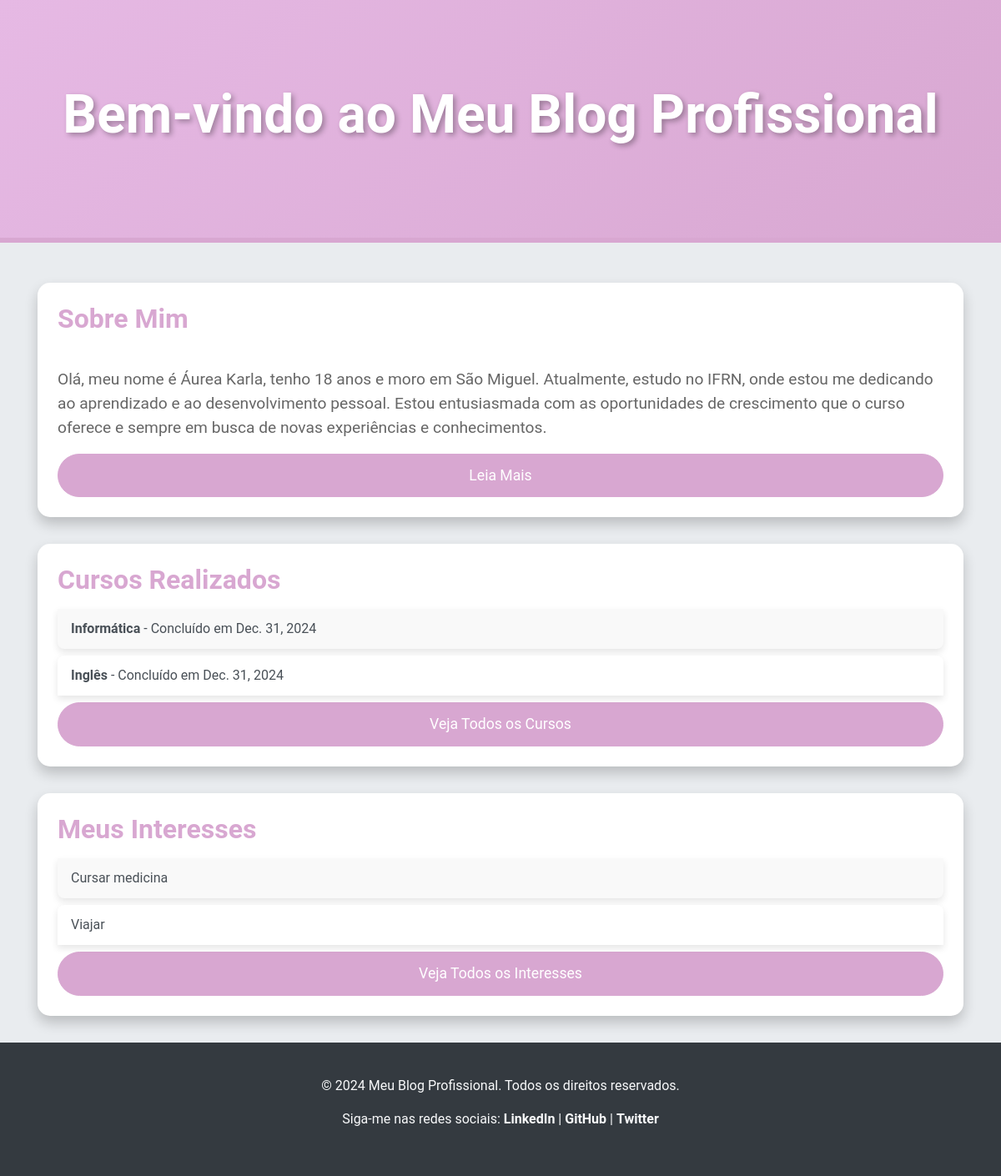
The page / on the database its author committed.
### blog/models.py (models this page shows, shortened)
class Sobre(models.Model):
    biografia = models.TextField(verbose_name="Biografia")
    foto_perfil = models.ImageField(upload_to='imagens/sobre_mim/', null=True, blank=True, verbose_name="Foto de Perfil")
    class Meta:
        verbose_name = "Sobre"
        verbose_name_plural = "Sobre Mim"

class Curso(models.Model):
    nome = models.CharField(max_length=200, verbose_name="Nome do Curso")
    data_conclusao = models.DateField(verbose_name="Data de Conclusão")
    class Meta:
        verbose_name = "Curso"
        verbose_name_plural = "Cursos"

class Interesse(models.Model):
    titulo = models.CharField(max_length=200, verbose_name="Título do Interesse")
    class Meta:
        verbose_name = "Interesse"
        verbose_name_plural = "Interesses"

### blog/views.py (the view)
# urls.py: path('', views.index, name='index'),
def index(request):
    sobre = Sobre.objects.first()
    cursos = Curso.objects.all()
    interesses = Interesse.objects.all()
    return render(request, 'index.html', {
        'sobre': sobre,
        'cursos': cursos,
        'interesses': interesses
    })

### blog/templates/index.html (shortened to what this page needs)
<!DOCTYPE html>
<html lang="pt">
<head>
    <link rel="stylesheet" href="https://stackpath.bootstrapcdn.com/bootstrap/4.5.2/css/bootstrap.min.css">
</head>
<body>
    <header class="header-bg">
        <h1>Bem-vindo ao Meu Blog Profissional</h1>
    </header>
    <div class="container mt-5">
        <section>
            <div class="card p-4">
                <h2 class="card-title">Sobre Mim</h2>
                <p class="card-text">{{ sobre.biografia }}</p>
                <a href="{% url 'sobre_mim' %}" class="btn btn-primary">Leia Mais</a>
            </div>
        </section>
        <section>
            <div class="card p-4">
                <h2 class="card-title">Cursos Realizados</h2>
                <ul class="list-group list-group-flush">
                    {% for curso in cursos %}
                    <li class="list-group-item">
                        <strong>{{ curso.nome }}</strong> - Concluído em {{ curso.data_conclusao }}
                    </li>
                    {% endfor %}
                </ul>
                <a href="{% url 'cursos' %}" class="btn btn-primary">Veja Todos os Cursos</a>
            </div>
        </section>
        <section>
            <div class="card p-4">
                <h2 class="card-title">Meus Interesses</h2>
                <ul class="list-group list-group-flush">
                    {% for interesse in interesses %}
                    <li class="list-group-item">{{ interesse.titulo }}</li>
                    {% endfor %}
                </ul>
                <a href="{% url 'interesses' %}" class="btn btn-primary">Veja Todos os Interesses</a>
            </div>
        </section>
    </div>
    <footer>
        <div class="container">
            <p>&copy; 2024 Meu Blog Profissional. Todos os direitos reservados.</p>
            <p>Siga-me nas redes sociais:
                <a href="#" class="text-decoration-none">LinkedIn</a> |
                <a href="#" class="text-decoration-none">GitHub</a> |
                <a href="#" class="text-decoration-none">Twitter</a>
            </p>
        </div>
    </footer>
</body>
</html>

### blog/templates/index.html (style rules this page uses)
body { background: #e9ecef; color: #495057; font-family: 'Roboto', sans-serif; }
.header-bg { background: linear-gradient(135deg, #E6B9E4 0%, #D8A7D1 100%); color: #fff; padding: 100px 0; text-align: center; border-bottom: 6px solid #D8A7D1; }
.header-bg h1 { font-size: 4rem; font-weight: 700; text-shadow: 3px 3px 6px rgba(0, 0, 0, 0.3); }
.card { border: none; border-radius: 15px; box-shadow: 0 8px 16px rgba(0, 0, 0, 0.2); transition: transform 0.3s ease, box-shadow 0.3s ease; margin-bottom: 2rem; }
.card-title { font-size: 2rem; margin-bottom: 1rem; color: #D8A7D1; font-weight: 600; }
.card-text { font-size: 1.2rem; color: #666; }
.btn-primary { background-color: #D8A7D1; border-color: #D8A7D1; border-radius: 30px; padding: 12px 24px; font-size: 1.1rem; transition: background-color 0.3s ease, border-color 0.3s ease; }
footer { background-color: #343a40; color: #f8f9fa; padding: 40px 0; text-align: center; }
footer a { color: #f8f9fa; text-decoration: none; font-weight: 600; transition: color 0.3s ease; }
.list-group-item { background-color: #fff; border: none; padding: 12px 16px; border-radius: 8px; margin-bottom: 0.5rem; box-shadow: 0 4px 8px rgba(0, 0, 0, 0.1); transition: background-color 0.3s ease; }
.list-group-item:nth-child(odd) { background-color: #f9f9f9; }

### rows shown on the page
Sobre: biografia "Olá, meu nome é Áurea Karla, tenho 18 anos e moro em São Miguel. Atualmente, estudo no IFRN, onde estou me dedicando ao aprendizado e ao desenvolvimento pessoal. Estou entusiasmada com as oportunidades de crescimento que o curso oferece e sempre em busca de novas experiências e conhecimentos."
Curso: nome "Informática", data_conclusao "Dec. 31, 2024"
Curso: nome "Inglês", data_conclusao "Dec. 31, 2024"
Interesse: titulo "Cursar medicina"
Interesse: titulo "Viajar"
